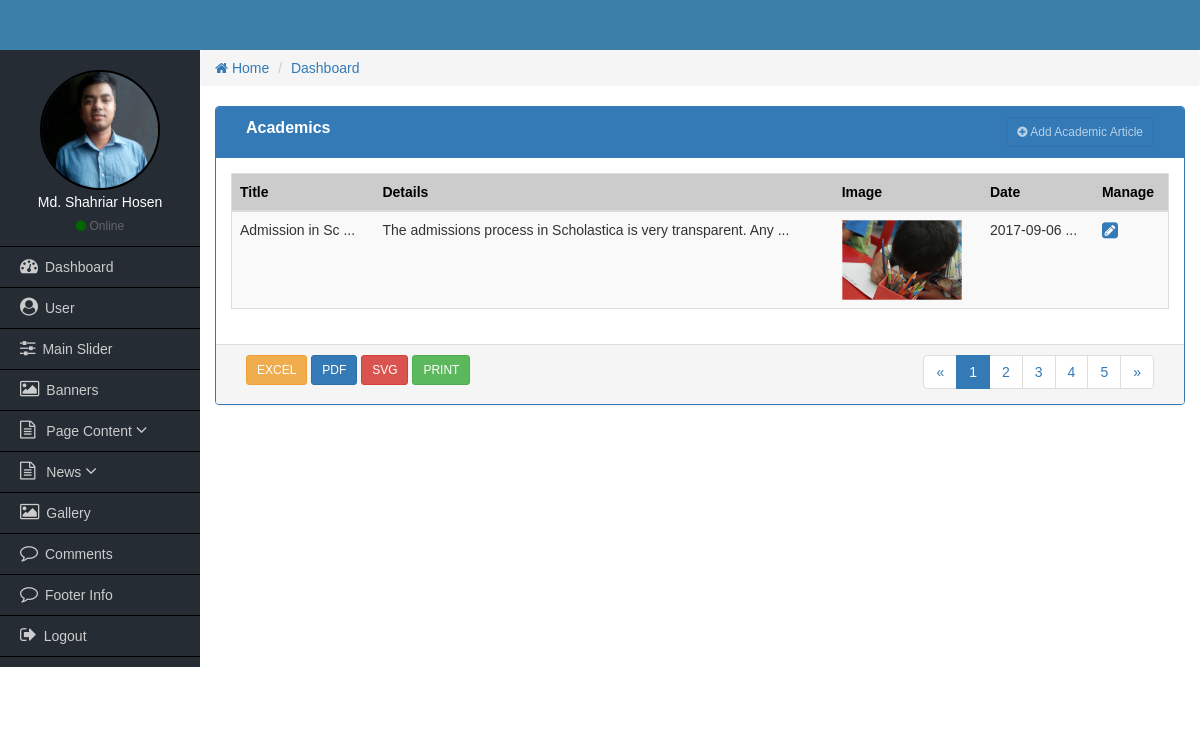
Page /admin/admission-content.php (signed in) on the earlier database version.
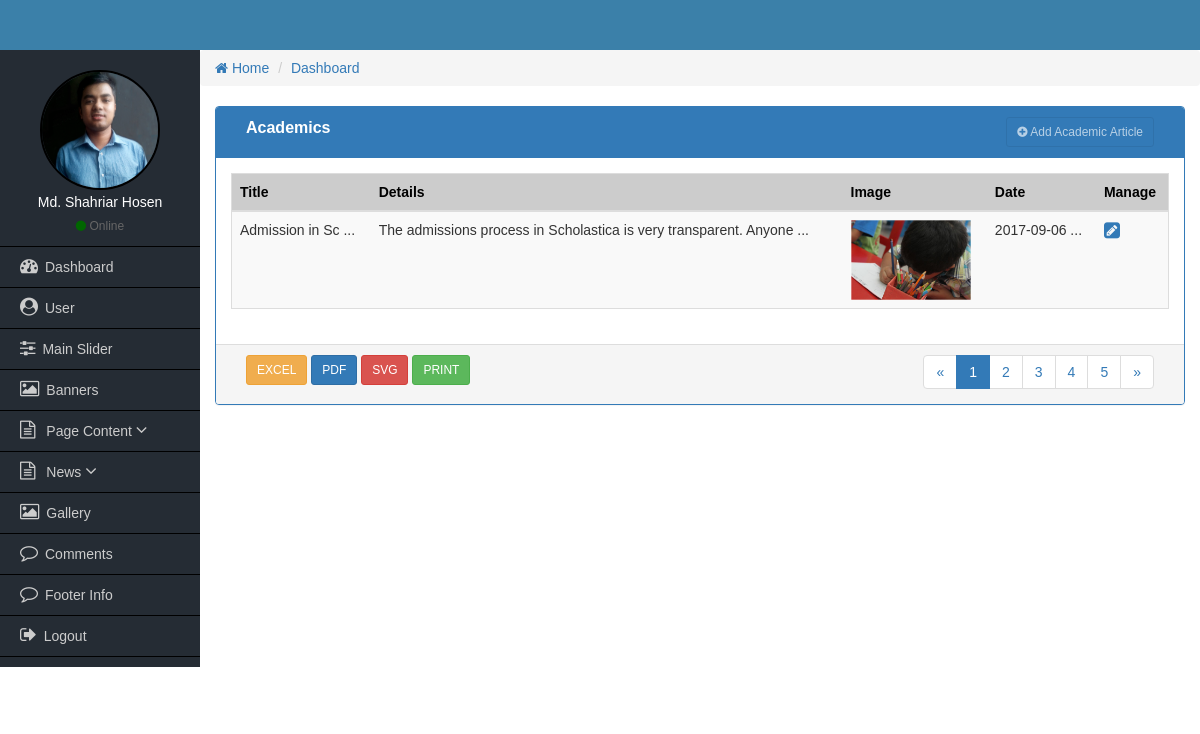
Same page on the later database version.
### tables this page shows
CREATE TABLE `posts` (
  `post_id` int(11) NOT NULL,
  `post_title` varchar(100) NOT NULL,
  `post_subtitle` varchar(100) NOT NULL,
  `post_details` longtext NOT NULL,
  `post_btn_txt` varchar(20) NOT NULL,
  `post_btn_url` varchar(100) NOT NULL,
  `post_date` datetime NOT NULL,
  `post_image` varchar(255) NOT NULL,
  `post_cat_id` int(11) NOT NULL
);

### admin/admission-content.php (the view, shortened to what this page needs)
<?php
	require_once('functions/admin-functions.php');
  if($_SESSION['role'] <=2){
?>
<div class="col-md-12">
    <div class="panel panel-primary">
        <div class="panel-heading">
            <div class="col-md-9 heading_title">
                  Academics
             </div>
             <div class="col-md-3 text-right">
                <a href="add-user.php" class="btn btn-sm btn btn-primary" disabled><i class="fa fa-plus-circle"></i> Add Academic Article</a>
            </div>
            <div class="clearfix"></div>
        </div>
      <div class="panel-body">
          <table class="table table-responsive table-striped table-hover table_cus">
              <thead class="table_head">
                <tr>
                    <th>Title</th>
                    <th>Details</th>
                    <th class="hidden-xs">Image</th>
                    <th class="hidden-xs">Date</th>
                    <th>Manage</th>
                </tr>
              </thead>
              <tbody>
                <?php
                  $query = "SELECT * FROM posts WHERE post_cat_id='3' ";
                  $sqlQuery = mysqli_query($dbconnect, $query);
                  $row = mysqli_fetch_array($sqlQuery); ?>
                  <tr>
                      <td><?= substr($row['post_title'],0, 15); ?> ...</td>
                      <td><?= substr($row['post_details'],0, 65); ?> ...</td>
                      <td class="hidden-xs">
                        <?php
                          if($row['post_image'] == '') : ?>
                            <img src="uploads/noimagefound.jpg" height="80" alt="">
                          <?php else: ?>
                            <img src="uploads/<?= $row['post_image']; ?>" height="80" alt="">
                          <?php endif; ?>
                      </td>
                      <td><?= substr($row['post_date'],0,10); ?> ...</td>
                      <td>
                          <a href="edit-admission.php?admission_id=<?= $row['post_id']; ?>"><i class="fa fa-pencil-square fa-lg"></i></a>
                      </td>
                  </tr>
              </tbody>
          </table>
      </div>
      <div class="panel-footer">
        <div class="col-md-4">
            <a href="#" class="btn btn-sm btn-warning">EXCEL</a>
            <a href="#" class="btn btn-sm btn-primary">PDF</a>
            <a href="#" class="btn btn-sm btn-danger">SVG</a>
            <a href="#" class="btn btn-sm btn-success">PRINT</a>
        </div>
        <div class="col-md-4">
        </div>
        <div class="col-md-4 text-right">
            <nav aria-label="Page navigation">
              <ul class="pagination pagina_cus">
                <li>
                  <a href="#" aria-label="Previous">
                    <span aria-hidden="true">&laquo;</span>
                  </a>
                </li>
                <li class="active"><a href="#">1</a></li>
                <li><a href="#">2</a></li>
                <li><a href="#">3</a></li>
                <li><a href="#">4</a></li>
                <li><a href="#">5</a></li>
                <li>
                  <a href="#" aria-label="Next">
                    <span aria-hidden="true">&raquo;</span>
                  </a>
                </li>
              </ul>
            </nav>
        </div>
        <div class="clearfix"></div>
      </div>
    </div>
</div>
<?php
  }else{
    echo "Access Denied!";
  }
?>

Differences in the rows shown:
changed posts "Admission in Sc": post_details "The admissions process in Scholastica is very transparent. Any" → "The admissions process in Scholastica is very transparent. Anyone"
